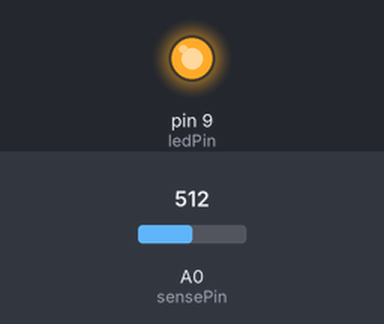
Bench run of a sketch on a simulated Arduino Uno, built with avr-gcc and run on an emulated ATmega328P. On the bench: output pins drawn as LEDs (lit = HIGH). The inputs (shaded band) are chosen by the test bench; at power-on: A0 (sensePin) = 512.

Above: at 1.2 s.
1.3 s: A0 (sensePin) set to 783
2.8 s: A0 (sensePin) set to 812
At 4.0 s:
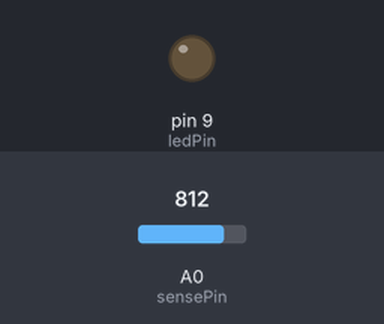
4.3 s: A0 (sensePin) set to 790
At 5.2 s:
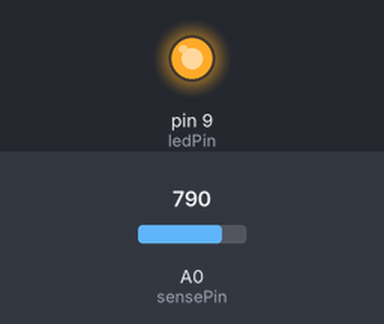
5.8 s: A0 (sensePin) set to 810
At 6.3 s:
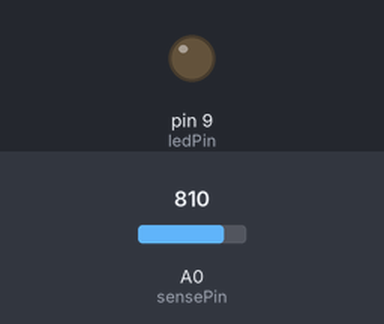
Timing chart, 0 to 8.3 s (numbered marks = the images above; inputs shaded):
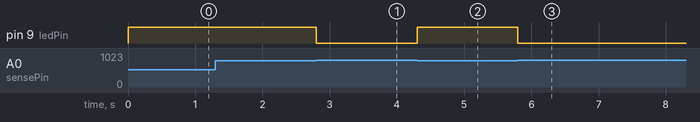

The sketch:

Photoresistor_LED.ino
```cpp
int sensePin =0;
int ledPin =9;
void setup() {
  analogReference(DEFAULT);
  pinMode(ledPin, OUTPUT);

}
void loop() {
  int val = analogRead(sensePin);

  if(val<800) digitalWrite(ledPin,HIGH);
  else digitalWrite(ledPin,LOW);

}
```

Measured:
- the behaviour switches between 799 and 800 on A0 (sensePin) (found by bisection; images 0 and 1)
- after the input at 1.3 s, every drawn part: stays the same
- after the input at 2.8 s, pin 9 (ledPin): HIGH → LOW at once
- after the input at 4.3 s, pin 9 (ledPin): LOW → HIGH at once
- after the input at 5.8 s, pin 9 (ledPin): HIGH → LOW at once
